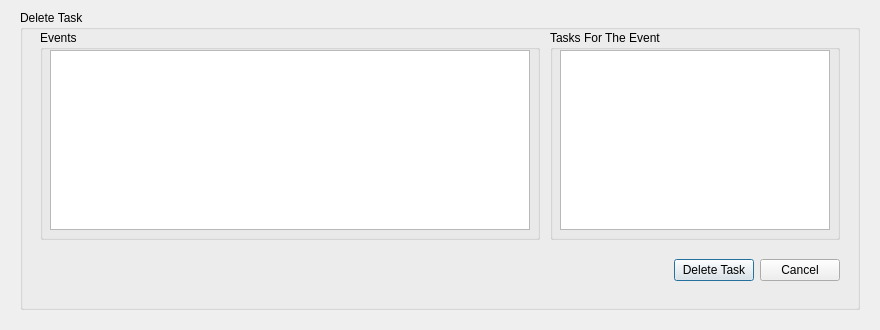
<?xml version="1.0" encoding="UTF-8"?>
<ui version="4.0">
 <class>TasksDeleteWindow</class>
 <widget class="QDialog" name="TasksDeleteWindow">
  <property name="geometry">
   <rect>
    <x>0</x>
    <y>0</y>
    <width>880</width>
    <height>330</height>
   </rect>
  </property>
  <property name="minimumSize">
   <size>
    <width>880</width>
    <height>330</height>
   </size>
  </property>
  <property name="maximumSize">
   <size>
    <width>880</width>
    <height>330</height>
   </size>
  </property>
  <property name="windowTitle">
   <string>Dialog</string>
  </property>
  <widget class="QGroupBox" name="DeleteTaskGroupBox">
   <property name="geometry">
    <rect>
     <x>20</x>
     <y>10</y>
     <width>840</width>
     <height>300</height>
    </rect>
   </property>
   <property name="title">
    <string>Delete Task</string>
   </property>
   <widget class="QGroupBox" name="EventsGroupBox">
    <property name="geometry">
     <rect>
      <x>20</x>
      <y>20</y>
      <width>500</width>
      <height>210</height>
     </rect>
    </property>
    <property name="title">
     <string>Events</string>
    </property>
    <widget class="QTableView" name="EventsTableView">
     <property name="geometry">
      <rect>
       <x>10</x>
       <y>20</y>
       <width>480</width>
       <height>180</height>
      </rect>
     </property>
    </widget>
   </widget>
   <widget class="QWidget" name="horizontalLayoutWidget">
    <property name="geometry">
     <rect>
      <x>20</x>
      <y>240</y>
      <width>800</width>
      <height>40</height>
     </rect>
    </property>
    <layout class="QHBoxLayout" name="HorizontalLayout">
     <item>
      <spacer name="HorizontalSpacer">
       <property name="orientation">
        <enum>Qt::Horizontal</enum>
       </property>
       <property name="sizeHint" stdset="0">
        <size>
         <width>40</width>
         <height>20</height>
        </size>
       </property>
      </spacer>
     </item>
     <item>
      <widget class="QPushButton" name="DeleteTaskButton">
       <property name="text">
        <string>Delete Task</string>
       </property>
      </widget>
     </item>
     <item>
      <widget class="QPushButton" name="CancelButton">
       <property name="text">
        <string>Cancel</string>
       </property>
      </widget>
     </item>
    </layout>
   </widget>
   <widget class="QGroupBox" name="TasksForTheEventGroupBox">
    <property name="geometry">
     <rect>
      <x>530</x>
      <y>20</y>
      <width>290</width>
      <height>210</height>
     </rect>
    </property>
    <property name="title">
     <string>Tasks For The Event </string>
    </property>
    <widget class="QTableView" name="TasksForTheEventTableView">
     <property name="geometry">
      <rect>
       <x>10</x>
       <y>20</y>
       <width>270</width>
       <height>180</height>
      </rect>
     </property>
    </widget>
   </widget>
  </widget>
 </widget>
 <resources/>
 <connections/>
</ui>
